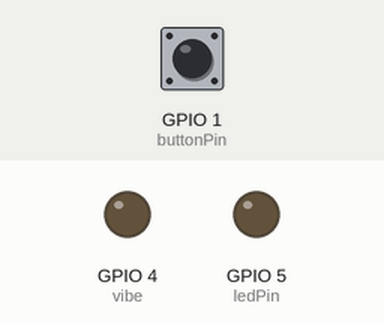
Simulated run of this sketch. Board: ESP8266 (NodeMCU). Shown: output pins drawn as LEDs (lit = HIGH). The inputs (shaded band) are chosen by the test bench; at power-on: GPIO 1 (buttonPin) HIGH. WiFi joins after 1.5 s; servers stay silent unless stated; what the sketch prints to the serial monitor is not drawn.

Above: at 2.7 s.
2.8 s: GPIO 1 (buttonPin) pulled LOW for 0.15 s
At 3.07 s:
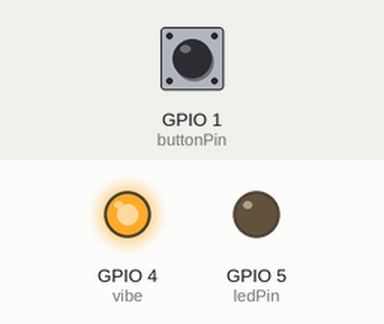
At 3.7 s:
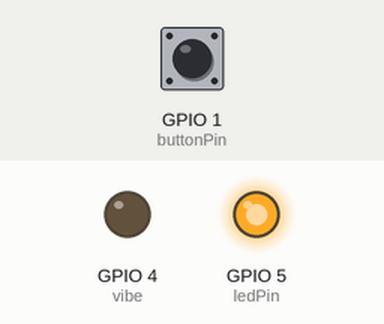
Timing chart, 0 to 5.8 s (numbered marks = the images above; inputs shaded):
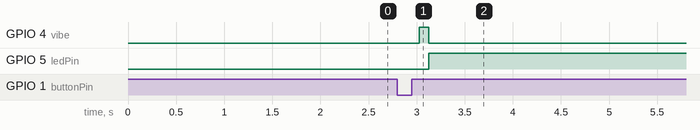

The sketch:

gun.ino
```cpp
#include <ESP8266WiFi.h>
#include <ESP8266HTTPClient.h>
//#include <WiFiClient.h>

const char* ssid = "mithunxavior"; //Enter SSID
const char* password = ""; //Enter Password

String server = "http://192.168.225.85:5000/update_shot";

// constants won't change. They're used here to set pin numbers:
const int buttonPin = 1;    // the number of the pushbutton pin
const int ledPin = 5;      // the number of the LED pin
const int vibe = 4;
// Variables will change:
int ledState = HIGH;         // the current state of the output pin
int buttonState;             // the current reading from the input pin
int lastButtonState = LOW;   // the previous reading from the input pin

// the following variables are unsigned longs because the time, measured in
// milliseconds, will quickly become a bigger number than can be stored in an int.
unsigned long lastDebounceTime = 0;  // the last time the output pin was toggled
unsigned long debounceDelay = 25;    // the debounce time; increase if the output flickers
      WiFiClient client;
      HTTPClient http;
void setup() {
  Serial.begin(115200);
  pinMode(buttonPin, INPUT_PULLUP);
  pinMode(ledPin, OUTPUT);
  pinMode(vibe, OUTPUT);


  // set initial LED state
  digitalWrite(ledPin, 0);


WiFi.begin(ssid, password);
  while (WiFi.status() != WL_CONNECTED)
  {
     delay(500);
     Serial.print("*");
  }

  Serial.println("");
  Serial.println("WiFi connection Successful");
  Serial.print("The IP Address of ESP8266 Module is: ");
  Serial.print(WiFi.localIP());// Print the IP address

  http.begin(client, server.c_str());
}

void loop() {
  // read the state of the switch into a local variable:
  int reading = digitalRead(buttonPin);


  // check to see if you just pressed the button
  // (i.e. the input went from LOW to HIGH), and you've waited long enough
  // since the last press to ignore any noise:

  // If the switch changed, due to noise or pressing:
  if (reading != lastButtonState) {
    // reset the debouncing timer
    lastDebounceTime = millis();
  }

  if ((millis() - lastDebounceTime) > debounceDelay) {
    // whatever the reading is at, it's been there for longer than the debounce
    // delay, so take it as the actual current state:

    // if the button state has changed:
    if (reading != buttonState) {
      buttonState = reading;

      // only toggle the LED if the new button state is HIGH
      if (buttonState == LOW) {
        int httpResponseCode = http.GET();

      if (httpResponseCode>0) {
        Serial.print("HTTP Response code: ");
        Serial.println(httpResponseCode);
        String payload = http.getString();
        Serial.println(payload);
      }
      else {
        Serial.print("Error code: ");
        Serial.println(httpResponseCode);
      }
      // Free resources
      http.end();
        digitalWrite(ledPin, 0);
        digitalWrite(vibe, 1);


        delay(100);
         digitalWrite(ledPin, 1);
         digitalWrite(vibe, 0);


      }
    }
  }

  // set the LED:


  // save the reading. Next time through the loop, it'll be the lastButtonState:
  lastButtonState = reading;
}
```

Measured:
- after the input at 2.8 s, GPIO 4 (vibe): LOW → HIGH after 0.23 s, → LOW 0.10 s later; GPIO 5 (ledPin): LOW → HIGH after 0.33 s
